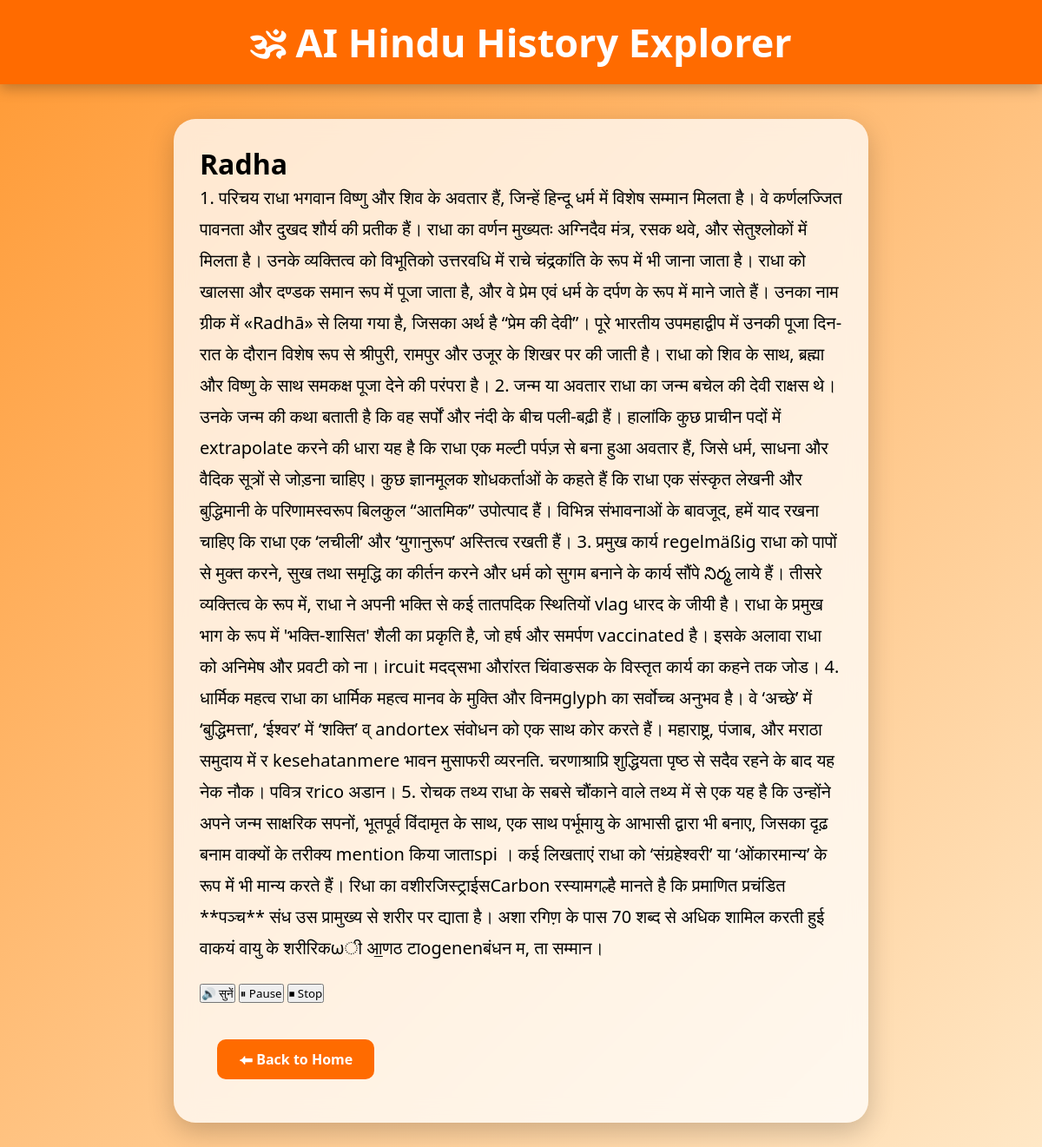
The page /history/Radha on the database its author committed.
### tables this page shows
CREATE TABLE history_cache(
            id INTEGER PRIMARY KEY AUTOINCREMENT,
            name TEXT UNIQUE,
            content TEXT
        );

### app.py (the view, shortened to what this page needs)
@app.route("/history/<name>")
def history(name):
    conn = sqlite3.connect("cache.db")
    cursor = conn.cursor()
    cursor.execute(
        "SELECT content FROM history_cache WHERE name=?",
        (name,)
    )
    row = cursor.fetchone()
    conn.close()
    if row:
        return render_template(
            "history.html",
            name=name,
            history=row[0]
        )

### templates/history.html (shortened to what this page needs)
<!DOCTYPE html>
<html lang="hi">
<head>
    <link rel="stylesheet"
          href="{{ url_for('static', filename='css/style.css') }}">
</head>
<body>
<nav>
    <h2>🕉 AI Hindu History Explorer</h2>
</nav>
<div class="card" style="max-width:800px;margin:40px auto;padding:30px;">
    <h1>{{ name }}</h1>
    <p id="historyText" style="font-size:20px;line-height:1.8;">
        {{ history }}
    </p>
    <br>
    <button onclick="playVoice()">🔊 सुनें</button>
    <button onclick="pauseVoice()">⏸ Pause</button>
    <button onclick="stopVoice()">⏹ Stop</button>
    <br><br>
    <a href="/">⬅ Back to Home</a>
</div>
</body>
</html>

### static/css/style.css (style rules this page uses)
* { margin:0; padding:0; box-sizing:border-box; font-family:'Segoe UI',sans-serif; }
body { background:linear-gradient(135deg,#ff9933,#ffe8c7); min-height:100vh; }
nav { width:100%; background:#ff6b00; color:white; text-align:center; padding:18px; font-size:30px; font-weight:bold; position:sticky; top:0; box-shadow:0 5px 15px rgba(0,0,0,.25); z-index:999; }
.card { background:rgba(255,255,255,.75); backdrop-filter:blur(12px); border-radius:25px; overflow:hidden; box-shadow:0 10px 30px rgba(0,0,0,.2); transition:.4s; }
.card a { display:inline-block; margin:20px; padding:12px 25px; background:#ff6b00; color:white; border-radius:10px; text-decoration:none; font-weight:bold; transition:.3s; }

### rows shown on the page
history_cache: name "Radha", content "1. परिचय राधा भगवान विष्णु और शिव के अवतार हैं, जिन्हें हिन्दू धर्म में विशेष सम्मान मिलता है। वे कर्णलज्जित पावनता और दुखद शौर्य की प्रतीक हैं। राधा का वर्णन मुख्यतः अग्निदैव मंत्र, रसक थवे, और सेतुश्लोकों में मिलता है। उनके व्यक्तित्व को विभूतिको उत्तरवधि में राचे चंद्रकांति के रूप में भी जाना जाता है। राधा को खालसा और दण्डक समान रूप में पूजा जाता है, और वे प्रेम एवं धर्म के दर्पण के रूप में माने जाते हैं। उनका नाम ग्रीक में «Radhā» से लिया गया है, जिसका अर्थ है “प्रेम की देवी”। पूरे भारतीय उपमहाद्वीप में उनकी पूजा दिन-रात के दौरान विशेष रूप से श्रीपुरी, रामपुर और उजूर के शिखर पर की जाती है। राधा को शिव के साथ, ब्रह्मा और विष्णु के साथ समकक्ष पूजा देने की परंपरा है। 2. जन्म या अवतार राधा…"
